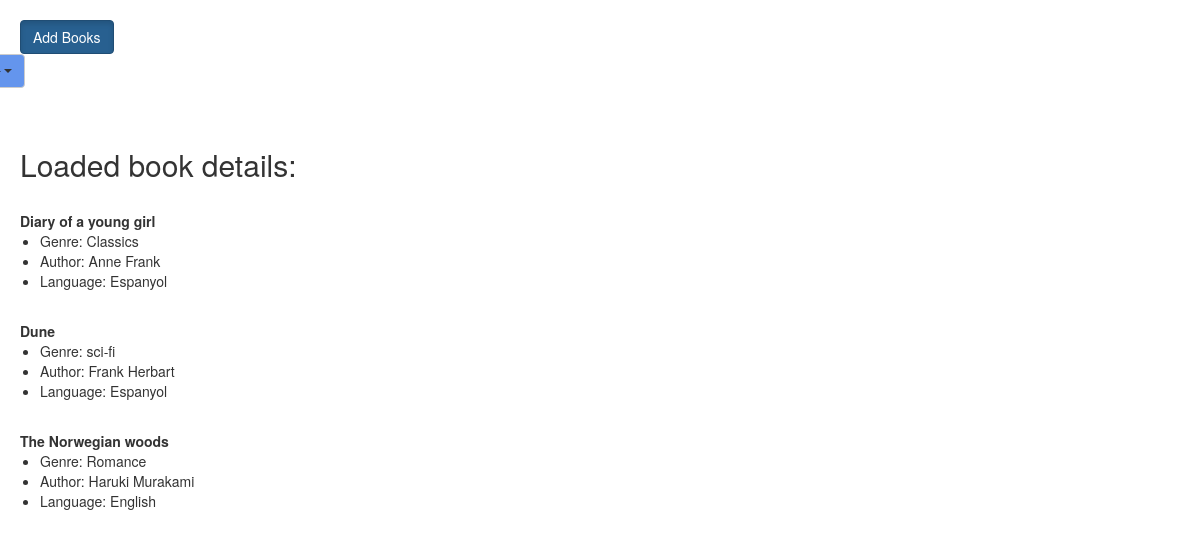
/books/, run on an earlier commit of the app's database.
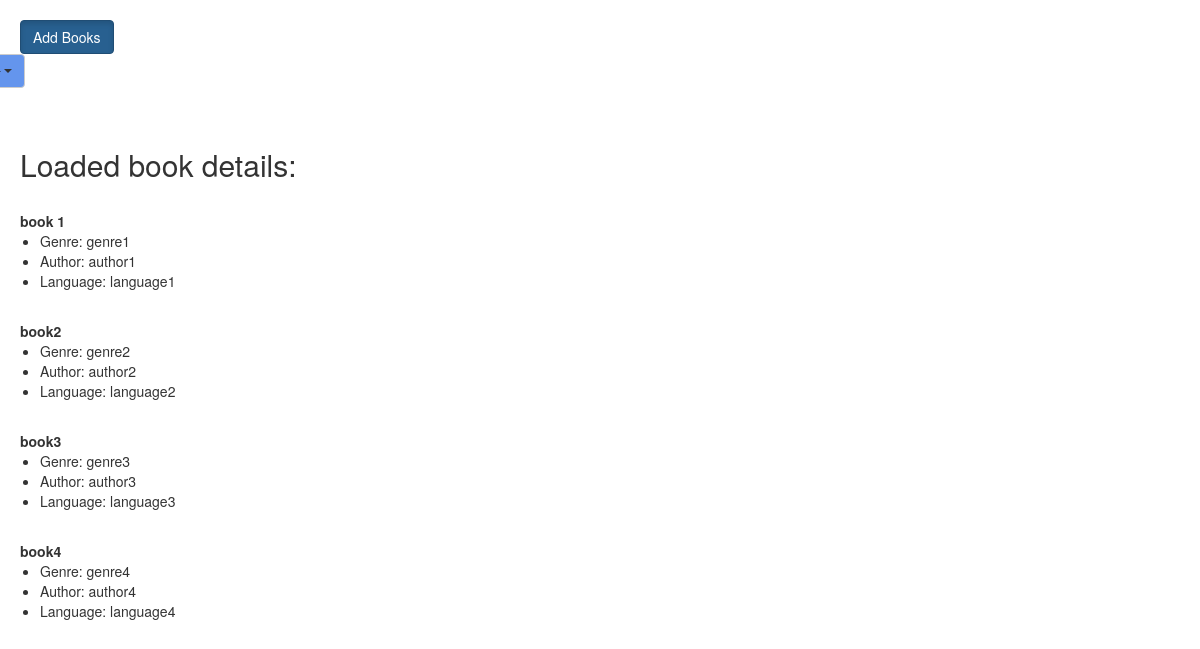
And on a later commit of the database.
### books/models.py (models this page shows, shortened)
class book(models.Model):
    book_id = models.AutoField
    book_name = models.CharField(max_length=100)
    genre = models.CharField(max_length=20, default="")
    author = models.CharField(max_length = 20, default="")
    language = models.CharField(max_length=20)

### books/views.py (the view)
# urls.py: path('', views.index, name="index"),
def index(request):
    param = book.objects.all()
    for a in param:
        if a.genre not in gen:
            if len(a.genre)==0:
                continue
            gen.append(a.genre)
        if a.language not in lang:
            if len(a.language)==0:
                continue
            lang.append(a.language)
    return render(request, 'books/homepage.html', {'param':param, 'gen':gen, 'lang':lang})

### books/templates/books/homepage.html (shortened to what this page needs)
<!doctype html>
<html lang="en">
<head>
    <link href="https://cdn.jsdelivr.net/npm/bootstrap@5.0.2/dist/css/bootstrap.min.css" rel="stylesheet"
>
    <link rel="stylesheet" href="https://maxcdn.bootstrapcdn.com/bootstrap/3.4.1/css/bootstrap.min.css">
</head>
<body>
    <div class="btn-group">
        <a href="add_books" class="btn btn-primary active" aria-current="page">Add Books</a>
    </div>
    <div class="container">
        <div class="dropdown">
            <button class="btn btn-default dropdown-toggle" type="button" data-toggle="dropdown">Filter
                </button>
        </div>
    </div>
    <div class = 'details'>
    <br><br>
    <h2>Loaded book details:</h2><br>
    {%for i in param%}
    <strong>{{i.book_name}}</strong>
    <ul>
        <li>Genre: {{i.genre}}</li>
        <li>Author: {{i.author}}</li>
        <li>Language: {{i.language}}</li>
        <br>
    </ul>
    {%endfor%}
</div>
</body>
</html>

### books/templates/books/homepage.html (style rules this page uses)
.dropdown-toggle { background-color: cornflowerblue; left: auto; margin-left: -100px; }
.btn-primary { margin-top: 20px; margin-left: 5px; left: auto; height: auto; width: auto; right: auto; background-color: cornflowerblue; }
.btn-group { margin-left: 20px; }
.details { margin-left: 20px; }

What changed in the data, as far as the page shows it:
removed book: book_name "Diary of a young girl", genre "Classics", author "Anne Frank", language "Espanyol"
removed book: book_name "Dune", genre "sci-fi", author "Frank Herbart", language "Espanyol"
removed book: book_name "The Norwegian woods", genre "Romance", author "Haruki Murakami", language "English"
added book: book_name "book 1", genre "genre1", author "author1", language "language1"
added book: book_name "book2", genre "genre2", author "author2", language "language2"
added book: book_name "book3", genre "genre3", author "author3", language "language3"
added book: book_name "book4", genre "genre4", author "author4", language "language4"
